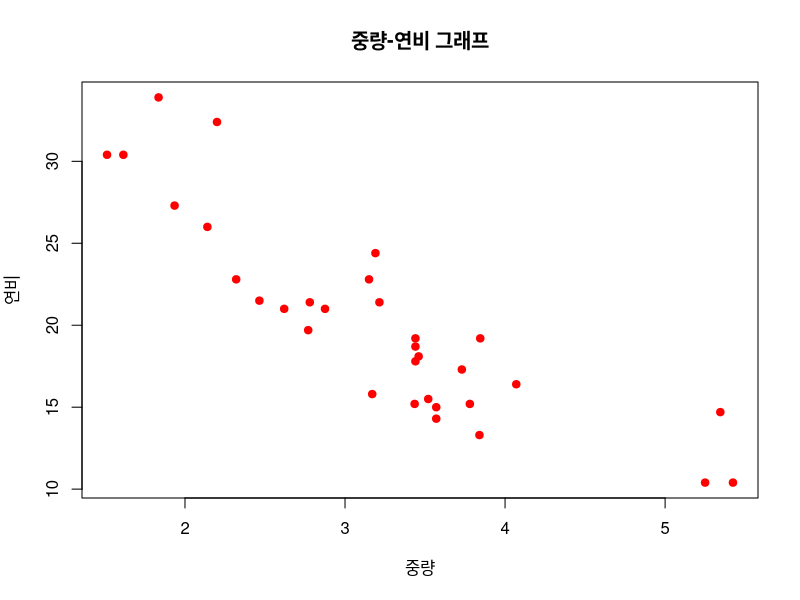
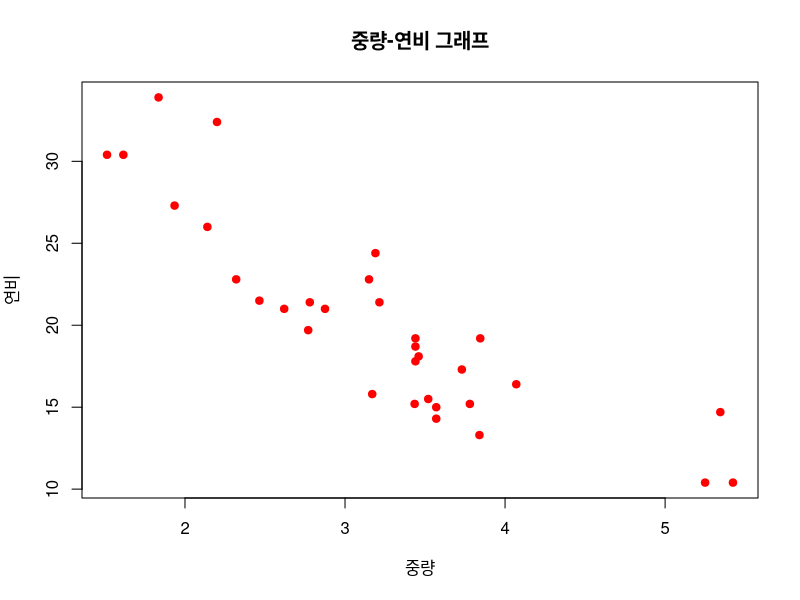
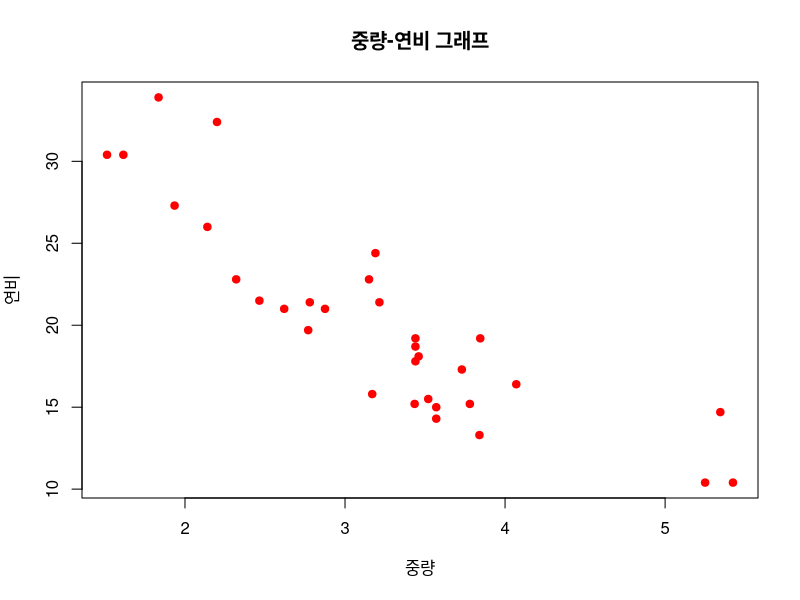
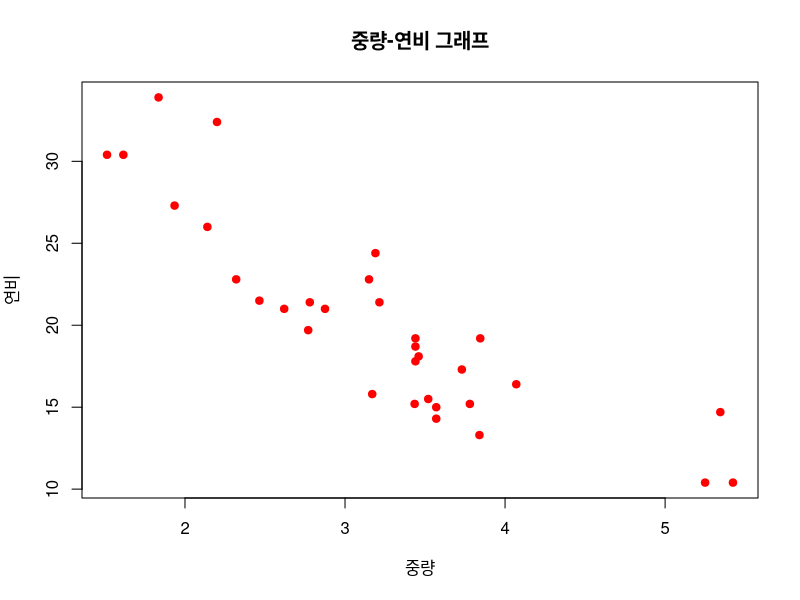
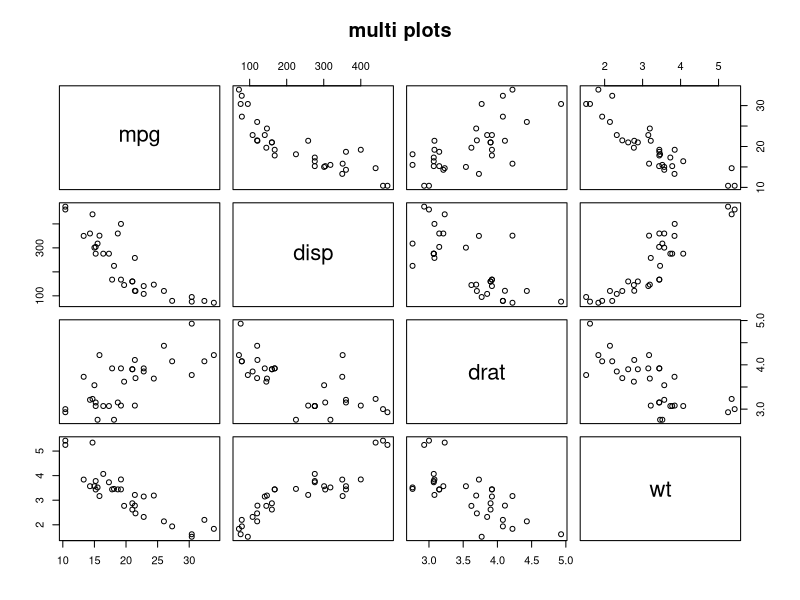
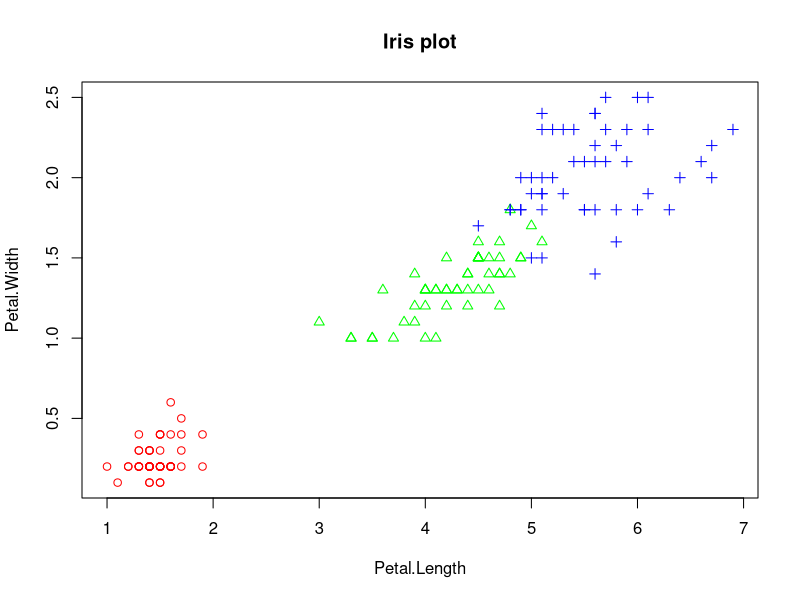
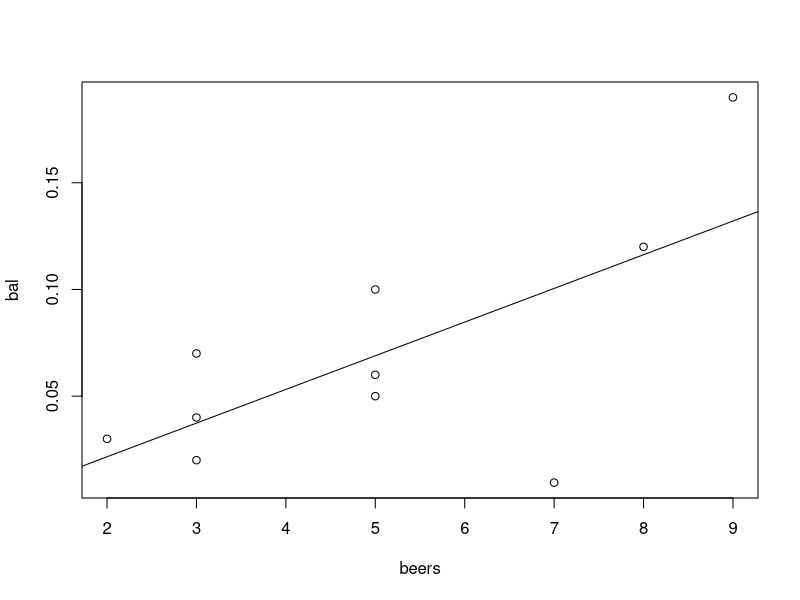
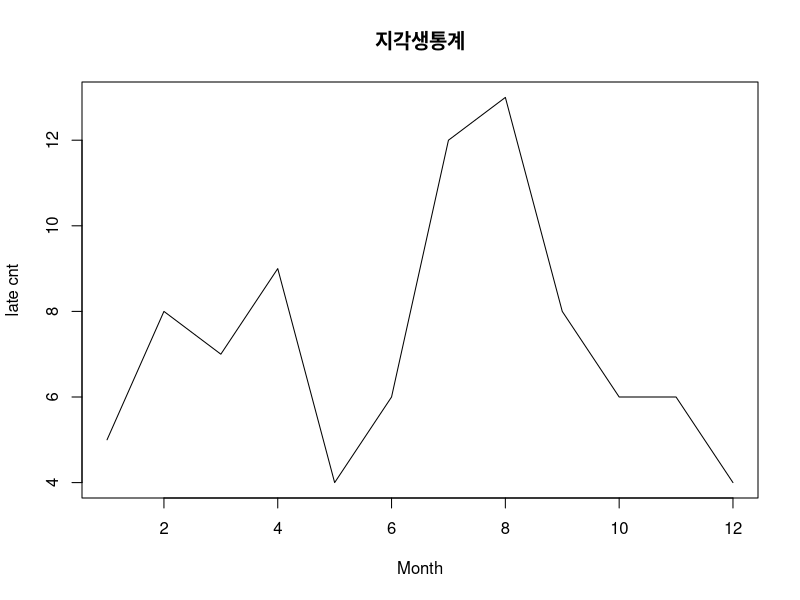

The R source for these figures, in order:
#
# 6일차
#
# 다중변수 자료 탐색
# 두 변수 사이의 산점도
# 산점도(scatter plot) - 2변수로 구성된 자료의
#                        분포를 알아보는 그래프
#                        관측값들의 분포를 통해
#                        2 변수 사이의 관계파악
wt <- mtcars$wt
mpg <- mtcars$mpg
plot( wt, mpg, main = "중량-연비 그래프",
      xlab = "중량", ylab = "연비",
      col = "red", pch = 19 )

plot( mtcars$wt, mtcars$mpg, 
      main = "중량-연비 그래프",
      xlab = "중량", ylab = "연비",
      col = "red", pch = 19 )

plot( mtcars[, c( "wt", "mpg")], 
      main = "중량-연비 그래프",
      xlab = "중량", ylab = "연비",
      col = "red", pch = 19 )

plot( mpg~wt, data = mtcars, 
      main = "중량-연비 그래프",
      xlab = "중량", ylab = "연비",
      col = "red", pch = 19 )

# 여러 변수들간의 산점도
vars <- c( "mpg", "disp", "drat", "wt" )
target <- mtcars[ , vars ]
head( target )
pairs( target, main = "multi plots" )

# 그룹정보가 있는 두변수의 산점도
iris.2 <- iris[, 3:4 ]
point <- as.numeric( iris$Species )
point
color <- c( "red", "green", "blue" )
plot( iris.2, main = "Iris plot",
      pch = c( point ), 
      col = color[ point ] )

# 상관분석
beers <- c( 5, 2, 9, 8, 3, 7, 3, 5, 3, 5 )
bal <- c( 0.1, 0.03, 0.19, 0.12, 0.04, 
          0.0095, 0.07, 0.06, 0.02, 0.05 )
tbl <- data.frame( beers, bal )
tbl
plot( bal~beers, data = tbl )       # 산점도

res <- lm( bal~beers, data = tbl )  # 회귀식 
res
abline( res )                       # 회귀선
cor( tbl[ , 1:2 ] )   # 이변량 상관 계수 
cor( iris[ , 1:4 ] )  # 다변량 상관 계수 

# 상관분석 순서
# 
# 1. 상관분석 대상 변수선정
# 2. 산점도 작성 (관측값 분포 확인) : plot()
# 3. 회귀식 도출 : lm()
#   (회귀식 : 두 변수의 선형관계를 가장 잘 
#             나타낼 수 있는 선의 식)  
#   (y = xw + b)
# 4. 회귀선을 산점도에 표시 : abline()
#   (회귀선 : 관측값들의 추세를 가장 잘
#             나타낼 수 있는 선)
# 5. 상관계수 계산 : cor()
# 6. 상관분석 결과 해석
#
# 
# 시계열 Data - 선그래프
month <- 1:12
late <- c( 5, 8, 7, 9, 4, 6, 12, 13, 8, 6, 
           6, 4 )
plot( month, late, main = '지각생통계',
      type = "l", lty = 1, lwd = 1,
      xlab = "Month", ylab = "late cnt" )
plot( month, late, main = '지각생통계',
      type = "b", lty = 1, lwd = 1,
      xlab = "Month", ylab = "late cnt" )
plot( month, late, main = '지각생통계',
      type = "o", lty = 1, lwd = 1,
      xlab = "Month", ylab = "late cnt" )
plot( month, late, main = '지각생통계',
      type = "s", lty = 1, lwd = 1,
      xlab = "Month", ylab = "late cnt" )


# 복수의 선 그래프
late1 <- c( 5, 8, 7, 9, 4, 6, 12, 13, 8, 6,
            6, 4 )
late2 <- c( 4, 6, 5, 8, 7, 8, 10, 11, 6, 5,
            7, 3)
plot( month, late1, main = '지각생통계',
      type = "b", lty = 1, col = "red",
      xlab = "Month", ylab = "late cnt",
      ylim = c( 1, 15 ) )
lines( month, late2, type = "b", 
       col = "blue" )
#
# 자료 탐색 실습 - 탐색적 데이터 분석
#
# 0단계 : 문제 정의
# 1단계 : 분석 대상 데이터셋 준비
#         BostonHousing 데이터셋(mlbench pac.)
install.packages( "mlbench" )
library( mlbench )
data( "BostonHousing" )
# crim : 1인당 범죄율
# rm : 주택 1 가구당 방수
# dis : 보스턴 5개 지역센터까지의 거리
# tax : 재산세율
# medv : 주택가격 
class( BostonHousing )
dim( BostonHousing )
str( BostonHousing )
head( BostonHousing )
tail( BostonHousing )
myds <- BostonHousing[ , c( "crim",
                            "rm",
                            "dis",
                            "tax",
                            "medv") ]
# 2단계 :파생변수 추가 : 
#        grp 변수 추가(주택가격상중하)
grp <- c()
for ( i in 1:nrow( myds ) ) {
  if ( myds$medv[ i ] >= 25.0 ) {
    grp[ i ] <- 'H'
  } else if ( myds$medv[ i ] <= 17.0 ) {
    grp[ i ] <- 'L'
  } else {
    grp[ i ] <- 'M'
  }
}
grp <- factor( grp )
grp <- factor( grp, levels = c( "H", "M", "L" ) )
myds <- data.frame( myds, grp )
head( myds )

# 3단계 : 데이터셋의 형태와 기본적인 내용 파악
str( myds )
head( myds )
table( myds$grp )

# 4단계 : 히스토그램에 의한 관측값의 분포 확인
par( mfrow = c( 2, 3 ) )
for ( i in 1:5 ) {
  hist( myds[ , i ], 
        main = colnames( myds )[ i ],
        col = "yellow" )
}
par( mfrow = c( 1, 1 ) )

# 5단계 : 상자그림에 의한 관측값의 분포 확인
par( mfrow = c( 2, 3 ) )
for ( i in 1:5 ) {
  boxplot( myds[ , i ], 
        main = colnames( myds )[ i ] )
}
par( mfrow = c( 1, 1 ) )

# 6단계 : 그룹별 관측값 분포 확인
boxplot( myds$crim~myds$grp, 
         main = "1인당범죄율" )
boxplot( myds$rm~myds$grp, 
         main = "방의 개수" )

# 7단계 : 다중 산점도를 통한 변수 간 
#         상관 관계 확인
pairs( myds[ , -6 ] )

# 8단계 : 그룹 정보를 포함한 변수 간
#         상관 관계 확인
point <- as.integer( myds$grp )
color <- c( "red", "green", "blue" )
pairs( myds[ , -6 ], pch = point, 
       col = color[ point ] )

# 9단계 : 변수 간 상관계수 확인
cor( myds[ , -6 ] )







